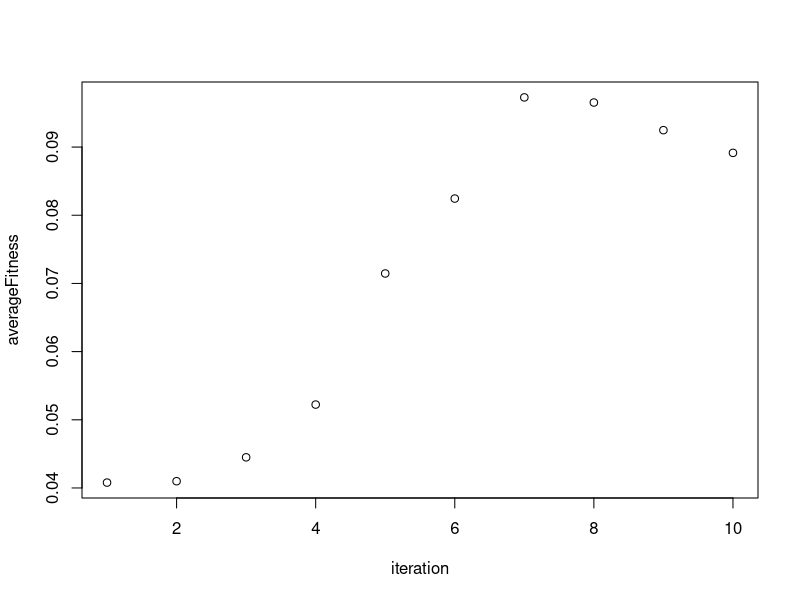

Source code (R):
functionX<-function(x,y){
 res=20+x^2+y^2-10*(cos(2*pi*x)+(cos(2*pi*y)))

  return (round(res,digits=3))
}
computeAccuracy<-function(n,l,u){
  acc<-(u-l)/(2^n)
  return(round(acc,digits=3))
}
generateval<-function(lb,ub,popSize){
#  xVal=sample(1:((2^nBits)-1),popSize)
  xVal=runif(popSize,lb,ub)
  return(xVal)
}
computeXOriginalX<-function(xVal,lb,ub,n){
  original<-(xVal-lb)/((ub-lb)/((2^n)-1))

}
dectoBin<-function(x,nBits){
  binary<-paste(as.integer(rev(intToBits(x))), collapse = "")
  binValue<-substr(binary, nchar(binary)-nBits+1, nchar(binary))
}
binToDec<-function(x){
  sum(2^(which(rev(unlist(strsplit(as.character(x),""))==1))-1))
}
computeVal<-function(n,l,u,x){
  val<-l+(((u-l)/((2^n)-1))*x)
  return(round(val,digits=3))
}
findChromNo<-function(cumList,rNo){
  for(i in 1:length(cumList)){
    if(rNo<cumList[i]){
      return(i)
    }
  }
}
findTrueCount<-function(index,chromList){
  count<-0
  for(i in 1:length(chromList)){
    if(index==chromList[i]){
      count<-count+1
    }
  }
  return(count)
}
Applicable<-function(rNo,p){
  if(rNo<=p){
    return("Y")
  }
  else{
    return("N")
  }
}
getIntermediate<-function(p1,p2,site,nBits){
  p1temp<-gsub("\\s+","",p1)
  p2temp<-gsub("\\s+","",p2)
  z1<-paste0(substr(p1temp,1,site),substr(p2temp,site+1,2*nBits))
  z2<-paste0(substr(p2temp,1,site),substr(p1temp,site+1,2*nBits))
  z<-paste(z1,z2)
  return(z)
}
getMutated<-function(p,site){
  ptemp<-gsub("\\s+","",p)
  if(substr(ptemp, site, site)=='0'){
    substr(ptemp, site, site) <- '1'
  }
  else{
    substr(ptemp, site, site) <- '0'
  }
  temp<-paste(substr(ptemp,1,nBits),substr(ptemp,nBits+1,2*nBits))
  return(temp)
}
probType<-"min"
lbX<--5
ubX<-5
lbY<--5
ubY<-5
popSize<-20
nBits<-5
pCo<-0.65
pMu<-0.1
s<-1
stop<-10
averageFitness<-vector()
bitList<-vector()
while(s<=stop){
  xList<-vector()
  yList<-vector()
  xValList<-vector()
  yValList<-vector()
  fXlist<-vector()
  FXlist<-vector()
  probList<-vector()
  cumProbList<-vector()
  rNoList<-vector()
  chromList<-vector()
  trueCountList<-vector()
  if(s==1){
    xValList=generateval(lbX,ubX,popSize)
    yValList=generateval(lbY,ubY,popSize)
  #  xList=generateval(nBits,popSize)
  #  yList=generateval(nBits,popSize)
    for(j in 1:length(xValList)){
      bit=''
      xList=append(xList,computeXOriginalX(xValList[j],lbX,ubX,nBits))
      yList=append(yList,computeXOriginalX(yValList[j],lbY,ubY,nBits))
      bit=paste0(dectoBin(xList[j],nBits)," ",dectoBin(yList[j],nBits))
      bitList=append(bitList,bit)

    }
  }
  else{
    for(j in 1:length(bitList)){
      bitTemp=strsplit(bitList[j],' ')
      xList=append(xList,binToDec(bitTemp[[1]][1]))
      yList=append(yList,binToDec(bitTemp[[1]][2]))  

      xValList=append(xValList,computeVal(nBits,lbX,ubX,xList[j]))
      yValList=append(yValList,computeVal(nBits,lbY,ubY,yList[j]))
      }
    
  }
  for(i in 1:popSize){
   
    z<-functionX(xValList[i],yValList[i])
   
    fXlist=append(fXlist,z)
    if(probType=="max"){
      FXlist=append(FXlist,fXlist[i])
    }
    else{
      if(fXlist[i]==0){
        val=round((1/(fXlist[i]+1)),3)
        FXlist=append(FXlist,val)
      }
      else{
        FXlist=append(FXlist,1/fXlist[i])
      }
    }
  }
  sumFx<-sum(FXlist)
  cum<-0
  for(i in 1:length(bitList)){
    val=round((FXlist[i]/sumFx),3)
    probList=append(probList,val)
    cum<-cum+probList[i]
    cumProbList=append(cumProbList,cum)
    rNoList=append(rNoList,round(runif(1,0,1),3))
  }
  for(i in 1:length(bitList)){
    chromList=append(chromList,findChromNo(cumProbList,rNoList[i]))
  }
  for(i in 1:length(bitList)){
    trueCountList=append(trueCountList,findTrueCount(i,chromList))
  }
 cat("ITERATION",s," -SELECTION\n")
  cat('X',"\t",'Y',"\t",'X-decimal',"\t",'Y-decimal','X-value',"\t",'Y-value',"\t",'f(x)',"\t",'F(X)',"\t",'Pi',"\t",'Cum-Pi',"\t","Random-No","\t","Chromosome","\t",'
TrueCount',"\n")
  for(i in 1:length(bitList)){
    bitTemp<-gsub("\\s+","",bitList[i])
    xTemp<-substr(bitTemp,1,nBits)
    yTemp<-substr(bitTemp,nBits+1,2*nBits)
    cat(xTemp,"\t",yTemp,"\t",xList[i],"\t",yList[i],"\t",xValList[i],"\t",yValList[i],"\t",fXlist[i],"\t",FXlist[i],"\t",probList[i],"\t",cumProbList[i],"\t",rNoList[i],"\t",chromList[i],"\t",trueCountList[i],"\n")
  }
  averageFitness=append(averageFitness,sumFx/popSize)
  newbitList<-vector()
  rNoList<-vector()
  crossOverApplicableList<-vector()
  mutationApplicableList<-vector()
  mutatedChromosome<-vector()
  intermediatePopList<-vector()
  x<-1
  for(i in 1:length(chromList)){
    newbitList=append(newbitList,bitList[chromList[i]])
    rNo=round(runif(1,0,1),3)
    if(i%%2==0){
      rNoList=append(rNoList,rNoList[i-1])
    }
    else{
      rNoList=append(rNoList,rNo)
      x=x+1
    }
    crossOverApplicableList=append(crossOverApplicableList,Applicable(rNoList[i],pCo))
  }
  x<-1
  rNo1List<-vector()
  for(i in seq(1,length(newbitList),2)){
    if(crossOverApplicableList[i]=='Y' && crossOverApplicableList[i+1]=='Y' ){
      coSite<-sample(1:(2*nBits-1),1)
      z<-getIntermediate(newbitList[i],newbitList[i+1],coSite,nBits)
      zTemp<-strsplit(z," ")
      x1Temp<-paste(substr(zTemp[[1]][1],1,nBits),substr(zTemp[[1]][1],nBits+1,2*nBits))
      x2Temp<-paste(substr(zTemp[[1]][2],1,nBits),substr(zTemp[[1]][2],nBits+1,2*nBits))
      intermediatePopList=append(intermediatePopList,x1Temp)
      intermediatePopList=append(intermediatePopList,x2Temp)
      x<-x+1
    }
    else{
      intermediatePopList=append(intermediatePopList,newbitList[i])
      intermediatePopList=append(intermediatePopList,newbitList[i+1])
    }
  }
  for(i in 1:length(newbitList)){
    rNo1List=append(rNo1List,round(runif(1,0,1),3))
    muSite<-sample(1:2*nBits,1)
    mutationApplicableList=append(mutationApplicableList,Applicable(rNo1List[i],pMu))
    if(mutationApplicableList[i]=='Y'){
      mutatedChromosome=append(mutatedChromosome,getMutated(intermediatePopList[i],muSite))
    }
    else{
      mutatedChromosome=append(mutatedChromosome,intermediatePopList[i])
    }
  }
  cat("\nITERATION",s,"-CROSS OVER & MUTATION \n")
  cat('x',"\t",'y',"\t",'r.no',"\t",'crossOver',"\t",'Intermediate x',"\t",'Intermediate y',"\t",'R.No',"\t",'Mutation',"\t",'Chromosome X',"\t",'Chromosome Y',"\n")
  for(i in 1:length(newbitList)){
    bitTemp<-gsub("\\s+","",newbitList[i])
    xTemp<-substr(bitTemp,1,nBits)
    yTemp<-substr(bitTemp,nBits+1,2*nBits)
    intermediatePop<-strsplit(intermediatePopList[i]," ")
    mutatedTemp<-strsplit(mutatedChromosome[i]," ")
   cat(xTemp,"\t",yTemp,"\t",rNoList[i],"\t",crossOverApplicableList[i],"\t",intermediatePop[[1]][1],"\t",intermediatePop[[1]][2],"\t",rNo1List[i],"\t",mutationApplicableList[i],"\t",mutatedTemp[[1]][1],"\t",mutatedTemp[[1]][2],"\n")
  }
  
  s=s+1
  bitList=mutatedChromosome
}
print(averageFitness)
iteration=1:stop
# Plot the bar chart. 
plot(iteration,averageFitness)

